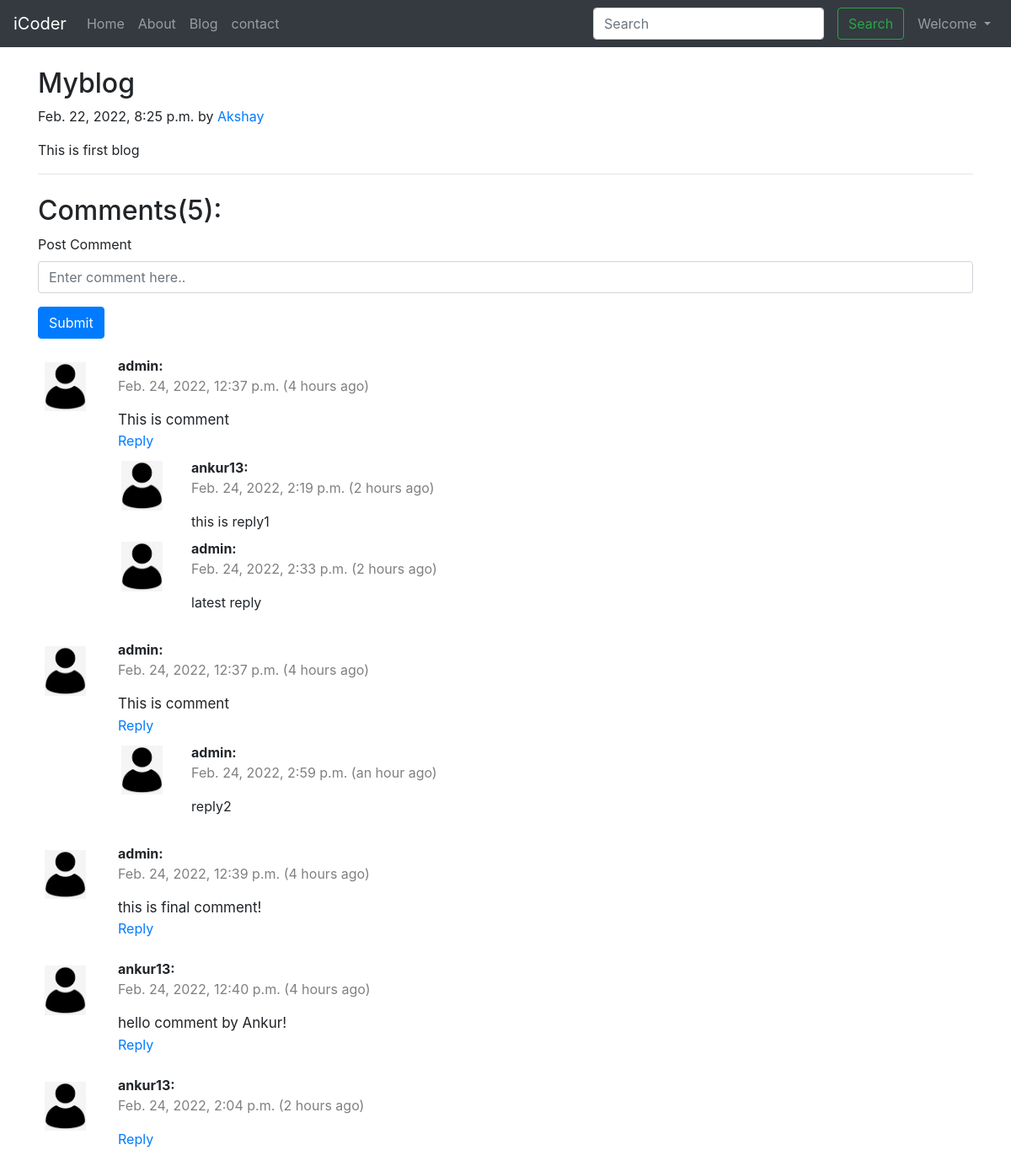
The app's page /blog/1 (signed in) with its own data.
### blog/models.py (models this page shows, shortened)
class BlogPost(models.Model):
    sno = models.AutoField(primary_key=True)
    title = models.CharField(max_length=50)
    author = models.CharField(max_length=20)
    content = models.TextField()
    timestamp = models.DateTimeField(auto_now_add=True, blank=True)

class Comments(models.Model):
    sno = models.AutoField(primary_key=True)
    comment = models.TextField()
    user = models.ForeignKey(User, on_delete=models.CASCADE)
    post = models.ForeignKey(BlogPost,on_delete=models.CASCADE)
    parent = models.ForeignKey('self', on_delete=models.CASCADE, null=True)
    timestamp = models.DateTimeField(default=now)
    def __str__(self):
        return self.comment

### blog/views.py (the view)
# urls.py: path("<int:sno>", views.viewBlog, name="View Blog"),
def viewBlog(request, sno):
    if request.method == 'GET':
        blog = BlogPost.objects.filter(sno=sno).first()
        postcomments = Comments.objects.filter(post=sno, parent=None)
        replies = Comments.objects.filter(post=sno).exclude(parent=None)
        replyDict = {}
        for reply in replies:
            if reply.parent.sno not in replyDict.keys():
                replyDict[reply.parent.sno] = [reply]
            else:
                replyDict[reply.parent.sno].append(reply)
        print(postcomments, replies)
        print(replyDict)
        view_blog = {'post': blog, 'comment': postcomments, 'user':request.user, 'replyDict':replyDict}
    return render(request, 'blog/blogPost.html', view_blog)

### blog/templatetags/get_dict.py (called while the page is built)
@register.filter(name="get_dict")
def get_dict(dict, key):
    return dict.get(key)

### templates/blog/blogPost.html (shortened to what this page needs)
{% extends 'base.html' %}
{% load static %}
{% load humanize %}
{% load get_dict %}
{% block body %}
<div class="container">
    <div class="blog-post my-4">
        <h2 class="blog-post-title">{{post.title}}</h2>
        <p class="blog-post-meta">{{post.timestamp}} by <a href="#">{{post.author}}</a></p>
        <p>{{post.content}}</p>
        <hr>
    </div>
</div>
<div class="container">
    <h2>Comments({{comment.count}}):</h2>
    {% if user.is_authenticated %}
    <form action="/blog/post_comment" method="post">
        <div class="form-group">
            <label for="exampleInputEmail1">Post Comment</label>
            <input type="text" class="form-control" id="exampleInputEmail1" aria-describedby="emailHelp" name="comment"
                placeholder="Enter comment here..">
        </div>
        <button type="submit" class="btn btn-primary">Submit</button>
    </form>
    {% else %}
    <h4>Please login to post a comment!</h4>
    {% endif %}
    {% for comment in comment %}
    <div class="row my-3">
        <div class="col-md-1 my-1"><img src="{% static 'img/user.png' %}" class="rounded mx-auto d-block w-100 p-2"
                alt="#"></div>
        <div class="col-md-11 my-1"><b>{{comment.user}}:</b><br>
            <p style="color: grey;">{{comment.timestamp}} ({{comment.timestamp|naturaltime}}) </p>
            <div style="font-size: 17px;">{{comment.comment}}</div>
            <div class="reply mx-0 my-0">
                {% if user.is_authenticated %}
                <a data-toggle="collapse" href="#replybox{{comment.sno}}" role="button" aria-expanded="false"
                    aria-controls="replybox{{comment.sno}}">
                    Reply
                </a>
                {% endif %}
                <div class="replies">
                    {% for reply in replyDict|get_dict:comment.sno %}
                    <div class="row my-2">
                        <div class="col-md-1">
                            <img src="{% static 'img/user.png' %}" class="rounded mx-auto d-block w-100 p-1 mb-1"
                                alt="#">
                        </div>
                        <div class="col-md-11">
                            <b>{{reply.user.username}}:</b><span><p style="color: grey;">{{reply.timestamp}} ({{reply.timestamp|naturaltime}}) </p></span>
                            {{reply.comment}}
                        </div>
                        <br>
                    </div>
                    {% endfor %}
                </div>
            </div>
        </div>
    </div>
    {% endfor %}
</div>
{% endblock body %}

### records on screen
BlogPost: title "Myblog", timestamp "Feb. 22, 2022, 8:25 p.m.", author "Akshay", content "This is first blog"
Comments: user "admin", timestamp "Feb. 24, 2022, 12:37 p.m.", timestamp "4 hours ago", comment "This is comment"
Comments: user.username "ankur13", timestamp "Feb. 24, 2022, 2:19 p.m.", timestamp "2 hours ago", comment "this is reply1"
Comments: user.username "admin", timestamp "Feb. 24, 2022, 2:33 p.m.", timestamp "2 hours ago", comment "latest reply"
Comments: user "admin", timestamp "Feb. 24, 2022, 12:37 p.m.", timestamp "4 hours ago", comment "This is comment"
Comments: user.username "admin", timestamp "Feb. 24, 2022, 2:59 p.m.", timestamp "an hour ago", comment "reply2"
Comments: user "admin", timestamp "Feb. 24, 2022, 12:39 p.m.", timestamp "4 hours ago", comment "this is final comment!"
Comments: user "ankur13", timestamp "Feb. 24, 2022, 12:40 p.m.", timestamp "4 hours ago", comment "hello comment by Ankur!"
Comments: user "ankur13", timestamp "Feb. 24, 2022, 2:04 p.m.", timestamp "2 hours ago"

### other values on screen
{{ comment.count }} "5"
